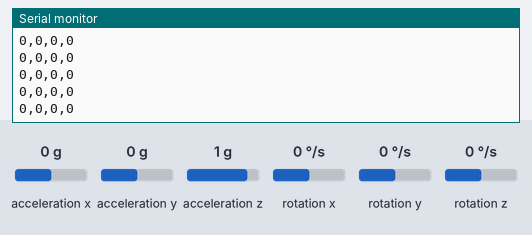
This sketch was run on a simulated Arduino Uno, built with avr-gcc and run on an emulated ATmega328P. On the bench: the last lines printed to the serial monitor. Inputs (shaded band) come from the test bench; at power-on: acceleration x 0 g, acceleration y 0 g, acceleration z 1 g, rotation x 0 °/s, rotation y 0 °/s, rotation z 0 °/s.

Above: at 2.2 s.
2.3 s: acceleration x set to 0.8 g
At 3.0 s:
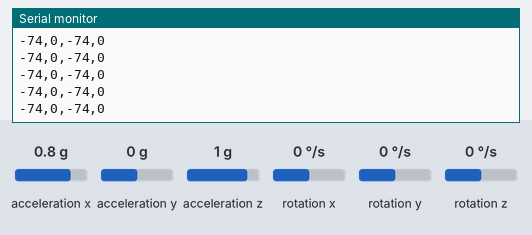
5.3 s: acceleration y set to -1.4 g
At 6.0 s:
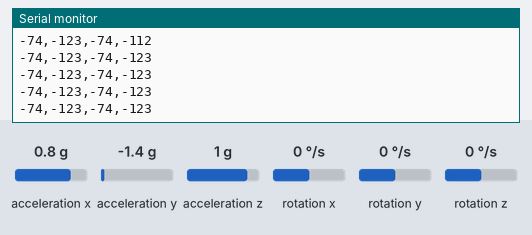
6.8 s: acceleration x set to -1.4 g
At 7.4 s:
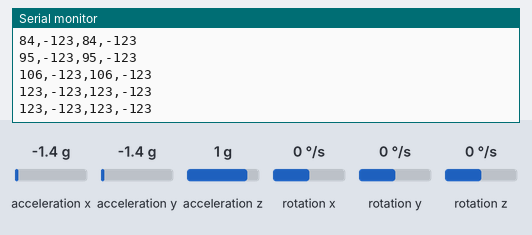
Timing chart, 0 to 9.8 s (numbered marks = the images above; inputs shaded):
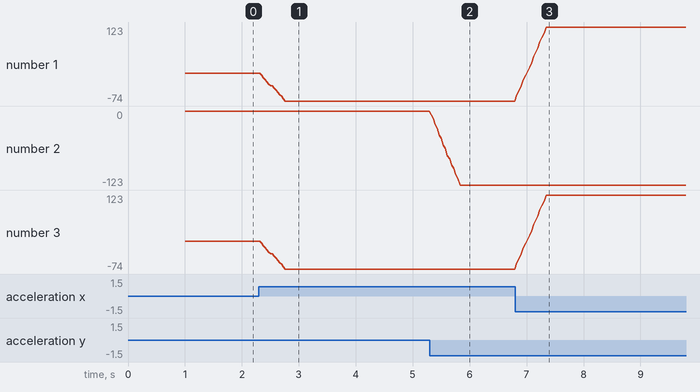

The sketch:

VeronaSegundaEntrega.ino
```cpp
#include "Wire.h"
#include "I2Cdev.h"
#include "MPU6050.h"

// AD0 low = 0x68
// AD0 high = 0x69
MPU6050 mpu(0x68);
MPU6050 mpu1(0x69);

int16_t ax, ay, az;  //Datos acelerometro 1
int16_t gx, gy, gz;
int16_t ax2, ay2, az2;  //Datos acelerometro 2
int16_t gx2, gy2, gz2;


//Cajitas para promedio aceleromentro X
const int numLecturas = 15; //número de lecturas para el promedio
int lecturas[numLecturas]; //arreglo con las lecturas de la entrada analogica
int index = 0;
int total = 0;
float promedioX = 0;


//Cajitas para promedio aceleromentro X2
const int numLecturas2 = 15; //número de lecturas para el promedio
int lecturas2[numLecturas2]; //arreglo con las lecturas de la entrada analogica
int index2 = 0;
int total2 = 0;
float promedioX2 = 0;


//Cajitas para promedio aceleromentro Y
const int numLecturasy = 15; //número de lecturas para el promedio
int lecturasy[numLecturasy]; //arreglo con las lecturas de la entrada analogica
int indexy = 0;
int totaly = 0;
float promedioY = 0;


//Cajitas para promedio aceleromentro Y
const int numLecturasy2 = 15; //número de lecturas para el promedio
int lecturasy2[numLecturasy2]; //arreglo con las lecturas de la entrada analogica
int indexy2 = 0;
int totaly2 = 0;
float promedioY2 = 0;

//Datos parseo
float datoXM;
int datoX;
String datoXL;


float datoYM;
int datoY;
String datoYL;


float datoXM2;
int datoX2;
String datoXL2;


float datoYM2;
int datoY2;
String datoYL2;


void setup() {
  Wire.begin();  //I2C bus
  Serial.begin(9600);
  while (!Serial) {
    ; //esperar a que se conecte el puerto serial
  }


 // Serial.println("Inicializando comunicación I2C");
  mpu.initialize();
  mpu1.initialize();

  // Verificar conexión
 // Serial.println(mpu.testConnection() ? "0x68 conectó" : "0x68 falló");
 // Serial.println(mpu1.testConnection() ? "0x69 conectó" : "0x69 falló");

  delay(1000);
}

void loop() {

  mpu.getMotion6(&ax, &ay, &az, &gx, &gy, &gz);
  mpu1.getMotion6(&ax2, &ay2, &az2, &gx2, &gy2, &gz2);

  ax = -(ax / 1000);
  ax2 = -(ax2 / 1000);

  ay = (ay / 1000);
  ay2 = (ay2 / 1000);

  //PROMEDIO AX
  total = total - lecturas[index];
  lecturas[index] = ax;
  total = total + lecturas[index];
  index = index + 1;

  if(index >= numLecturas)
  {
    index = 0;
  }

  promedioX = total / numLecturas;


  //PROMEDIO AX2
  total2 = total2 - lecturas2[index2];
  lecturas2[index2] = ax2;
  total2 = total2 + lecturas2[index2];
  index2 = index2 + 1;

  if(index2 >= numLecturas2)
  {
    index2 = 0;
  }

  promedioX2 = total2 / numLecturas2;

  //PROMEDIO AY
  totaly = totaly - lecturasy[indexy];
  lecturasy[indexy] = ay;
  totaly = totaly + lecturasy[indexy];
  indexy = indexy + 1;

  if(indexy >= numLecturasy)
  {
    indexy = 0;
  }

  promedioY = totaly / numLecturasy;

  //X
  datoXM = map(promedioX, -16, 16, -90, 90);
  datoX = (int) datoXM;
  datoXL = String(datoX);

  //Y
  datoYM = map(promedioY, -16, 16, -90, 90);
  datoY = (int) datoYM;
  datoYL = String(datoY);

  //X2
  datoXM2 = map(promedioX2, -16, 16, -90, 90);
  datoX2 = (int) datoXM2;
  datoXL2 = String(datoX2);

  //Y2
  datoYM2 = map(promedioY2, -16, 16, -90, 90);
  datoY2 = (int) datoYM2;
  datoYL2 = String(datoY2);

//PROMEDIO AY2
  totaly2 = totaly2 - lecturasy2[indexy2];
  lecturasy2[indexy2] = ay2;
  totaly2 = totaly2 + lecturasy2[indexy2];
  indexy2 = indexy2 + 1;

  if(indexy2 >= numLecturasy2)
  {
    indexy2 = 0;
  }

  promedioY2 = totaly2 / numLecturasy2;

  Serial.print(datoXL);
  Serial.print(",");
  Serial.print(datoYL);
  Serial.print(",");
  Serial.print(datoXL2);
  Serial.print(",");
  Serial.println(datoYL2);
  Serial.flush();
  delay(10);


}
```

Measured:
- after the input at 2.3 s, the serial monitor: prints a new line after 0.05 s (image 1)
- after the input at 5.3 s, the serial monitor: prints a new line at once (image 2)
- after the input at 6.8 s, the serial monitor: prints a new line at once (image 3)
- plotted number 1: 0 → -74 after the input at 2.3 s, -74 → 123 after the input at 6.8 s
- plotted number 2: 0 → -123 after the input at 5.3 s
- plotted number 3: 0 → -74 after the input at 2.3 s, -74 → 123 after the input at 6.8 s
